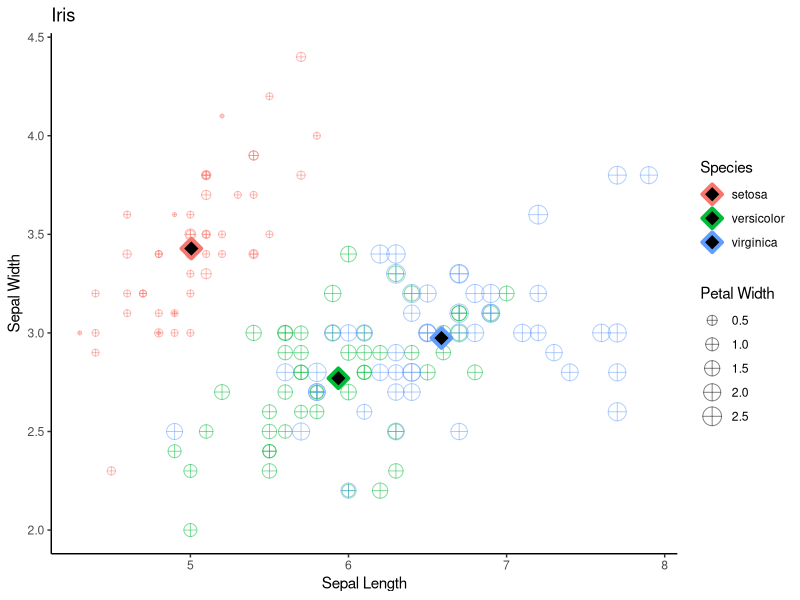

This chart was generated by the following R code:
# Postwork Sesión 2.

#### Objetivo

"- Conocer algunas de las bases de datos disponibles en `R`
- Observar algunas características y manipular los DataFrames con `dplyr`
- Realizar visualizaciones con `ggplot`
#### Requisitos

1. Tener instalado R y RStudio
2. Haber realizado el prework y estudiado los ejemplos de la sesión."

#### Desarrollo

"1) Inspecciona el DataSet iris disponible directamente en la librería de ggplot. 
Identifica las variables que contiene y su tipo, asegúrate de que no hayan datos faltantes y 
que los datos se encuentran listos para usarse."

library(dplyr)
library(ggplot2)
str(iris)
class(iris)
head(iris)

"2) Crea una gráfica de puntos que contenga `Sepal.Lenght` en el eje horizontal, 
`Sepal.Width` en el eje vertical, que identifique `Species` por color y que el tamaño 
de la figura está representado por `Petal.Width`. 
Asegúrate de que la geometría contenga `shape = 10` y `alpha = 0.5`."
graf <- ggplot(iris, aes(x = Sepal.Length, y = Sepal.Width, color = Species, size = Petal.Width)) + 
                geom_point(shape = 10, alpha = 0.5)


"3) Crea una tabla llamada `iris_mean` que contenga el promedio de todas las variables 
agrupadas por `Species`."
iris_mean <- iris %>% group_by(Species) %>% summarize_all(mean)  


"4) Con esta tabla, agrega a tu gráfica anterior otra geometría de puntos para agregar 
los promedios en la visualización. Asegúrate que el primer argumento de la geometría 
sea el nombre de tu tabla y que los parámetros sean `shape = 23`, `size = 4`, 
`fill = 'black'` y `stroke = 2`. También agrega etiquetas, temas y los cambios 
necesarios para mejorar tu visualización."
g <- graf + geom_point(data = iris_mean, shape = 23, size = 4, fill = "black", stroke = 2) +
  labs(title = "Iris",
       x = "Sepal Length",
       y = "Sepal Width") +
  scale_size("Petal Width") +
  theme_classic()
g





